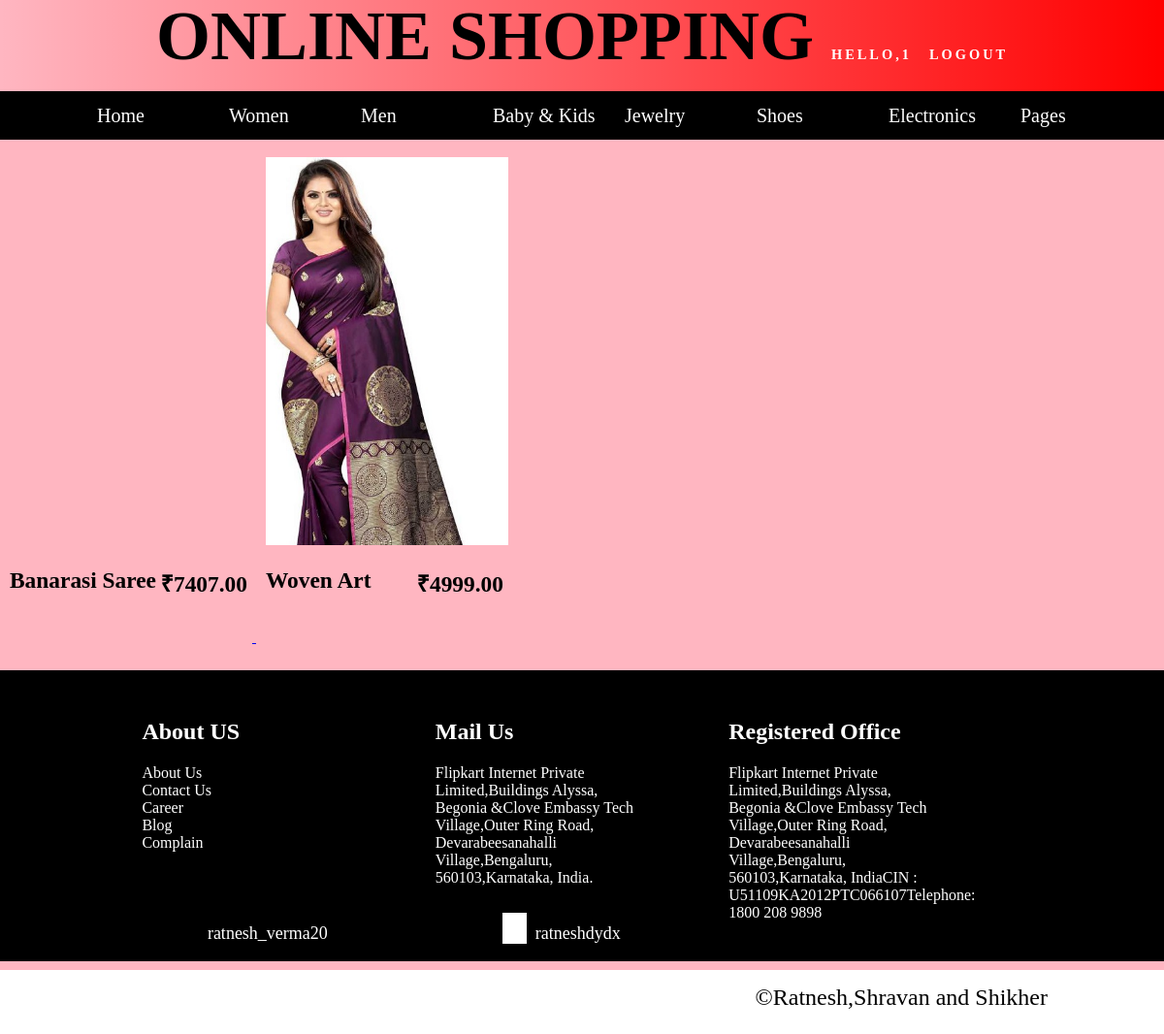
The app's page /loggedin/sarees (signed in) with its own data.
### online/models.py (models this page shows, shortened)
class Product(models.Model):
    supercategory = models.ForeignKey(Supercategory, related_name='categories2', on_delete=models.CASCADE)
    super=models.SlugField(max_length=100, db_index=True)
    category = models.ForeignKey(Category, related_name='products', on_delete=models.CASCADE)
    name = models.CharField(max_length=100, db_index=True)
    slug = models.SlugField(max_length=100, db_index=True)
    description = models.TextField(blank=True)
    price = models.DecimalField(max_digits=10, decimal_places=2)
    available = models.BooleanField(default=True)
    stock = models.PositiveIntegerField()
    created_at = models.DateTimeField(auto_now_add=True)
    updated_at = models.DateTimeField(auto_now=True)
    image = models.FileField(upload_to='products/%Y/%m/%d', blank=True)
    discount = models.PositiveIntegerField(default=0,blank=True)
    class Meta:
        ordering = ('name', )

### loggedin/views.py (the view)
# urls.py: url(r'^(?P<category_slug>[-\w]+)$', views.adminhome, name='product_list_by_category_admin'),
def adminhome(request, category_slug=None):
    try:
        if request.session['userid']:
            category = None
            categories = Category.objects.all()
            products = Product.objects.filter(available=True)
            if category_slug:
                category = get_object_or_404(Category, slug=category_slug)
                products = Product.objects.filter(category=category,available=True)
            context = {
                'category': category,
                'categories': categories,
                'products': products,
                'userid': request.session['userid']
            }
            return render(request, 'adminhome.html', context)
    except KeyError:
        pass

### loggedin/templates/adminhome.html (shortened to what this page needs)
<!DOCTYPE html>
<html lang="en">
<head>
    {% load static %}
	<link rel="stylesheet" type="text/css" href="{% static 'font\css\all.css' %}">
</head>
<body onload="slide()">
    <div id="main">
		<div id="header">
			<a href="#" onclick="display()" style="text-decoration: none;font-size: 1.2vw;color: white;letter-spacing: 3px;">Hello,{{userid}}</a>
			<a href="{% url 'loggedin:logout' %}" style="text-decoration: none;font-size: 1.2vw;color: white;letter-spacing: 3px;">logout</a>
		</div>
		<div id="nav-bar">
			<div class="menu">
			<ul>
				<li><a href="{% url 'loggedin:adminhome' %}">Home</a></li>
				<li><a href="">Women</a>
					</li>
				<li><a href="">Men</a>
					</li>
				<li><a href="">Baby & Kids</a>
					</li>
				<li><a href="">Jewelry</a>
					</li>
				<li><a href="">Shoes</a>
					 </li>
					<li><a href="">Electronics</a>
					</li>
				<li><a href="#">Pages</a>
					 </li>
			</ul>
		</div>
		</div>
		<br/>
		{% if category %}
		{% for product in products %}
		<a href="{% url 'loggedin:product_det' product.id %}">
					<div class="content">
						<div class="cont" style="background: url('{{ product.image.url }}');background-size: cover;"></div>
							<div class="information">
								<h3 style="float: left;">{{ product.name }}</h3>
								<h3 style="float: right;margin-right: 5px;">&#8377;{{ product.price }}</h3></div>
							</div>
				</a>
                  {% endfor %}
		{% endif %}
	<div id="footer" style="color: white">
		<div id="allpart">
		<div class="part">
			<h2>About US</h2>
				<a href="" style="color: white;text-decoration: none;">About Us</a><br>
				<a href="" style="color: white;text-decoration: none;">Contact Us</a><br>
				<a href="" style="color: white;text-decoration: none;">Career</a><br>
				<a href="" style="color: white;text-decoration: none;">Blog</a><br>
				<a href="" style="color: white;text-decoration: none;">Complain</a><br>
		</div>
		<div class="part">
			<h2>Mail Us</h2>
			Flipkart Internet Private Limited,Buildings Alyssa, Begonia &Clove Embassy Tech Village,Outer Ring Road, Devarabeesanahalli Village,Bengaluru, 560103,Karnataka, India.</div>
		<div class="part">
			<h2>Registered Office</h2>
			Flipkart Internet Private Limited,Buildings Alyssa, Begonia &Clove Embassy Tech Village,Outer Ring Road, Devarabeesanahalli Village,Bengaluru, 560103,Karnataka, IndiaCIN : U51109KA2012PTC066107Telephone: 1800 208 9898
		</div>
	</div>
	<div style="margin-left: 15%;float: left;">
		<a href="https://www.instagram.com/ratnesh_verma20/"  style="text-decoration: none;color: white"><i class="fab fa-instagram fa-2x" style="color: red;"></i><span style="font-size: 1.5vw;line-height: 100%">&nbsp;&nbsp;ratnesh_verma20</span></a>
	</div>
	<div style="margin-left: 15%;float: left;">
		<a href="https://www.facebook.com/ratnesh.verma.359778"  style="text-decoration: none;color: white"><i class="fab fa-facebook-square fa-2x" style="color: blue;background-color: white"></i><span style="font-size: 1.5vw;line-height: 100%;">&nbsp;&nbsp;ratneshdydx</span></a>
	</div>
	<div style="margin-left: 15%;float: left;">
		<i class="fab fa-twitter fa-2x" style="color: lightblue;"></i>
	</div>
</div>
		<p style="float: right;margin-right: 10%;font-size: 2vw">&copy;Ratnesh,Shravan and Shikher</p>
</div>
</body>
</html>

### loggedin/templates/adminhome.html (style rules this page uses)
body { margin: 0px; align-items: center; align-content: center; box-sizing: border-box; }
#main { min-height: 1000px; width:100%; background-color:lightpink; //border:1px solid; }
#header { min-height:75px; width: 100%; //background-color: white; line-height: 75px; font-size: 6vw; font-weight: bold; text-align: center; text-transform: uppercase; //color: linear-gradient(to right,red,yellow); background-image: linear-gradient(to right, rgba(255,0,0,0), rgba(255,0,0,1)); }
#nav-bar { min-height:50px; width: 100%; background-color: black; //padding-left: 5%; }
ul { list-style-type: none; margin: 0px; margin-left: 5%; }
ul li { display: inline-block; height:100%; width: 12%; }
ul li a { text-decoration: none; margin: 0px; color: white; line-height: 50px; font-size: 20px; text-align: center; }
.cont { min-height: 400px; width: 250px; //background-color: red; //display: inline-block; //margin-left: 10px; transition: 0.1s; }
.information { height: 50px; width: 250px; margin-top: 0px; //margin-left: 10px; //background-color: green; color: black; font-size: 20px; }
.content { min-height: 500px; width: 250px; //background-color: red; display: inline-block; margin-left: 10px; transition: 0.5s; }
#footer { margin-top: 25px; min-height: 300px; width: 100%; background-color: black; }
#allpart { height: 250px; width: 90%; margin: 0px auto; //border: 1px solid white; }
.part { height: 200px; width: 20%; margin-left: 8%; margin-top: 30px; //border: 1px solid white; float: left; }

### records on screen
Product: name "Banarasi Saree", price "7407.00"
Product: image (picture), name "Woven Art", price "4999.00"

### other values on screen
{{ userid }} "1"
